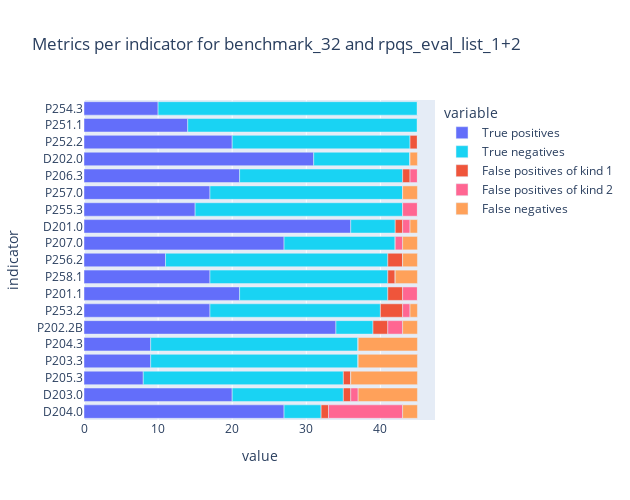
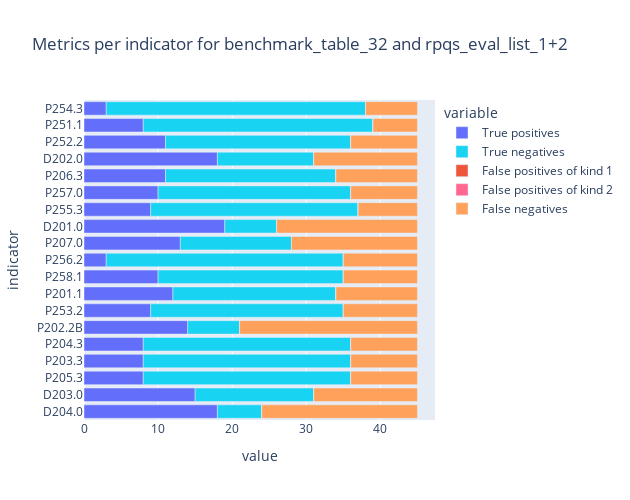

The code cell stored with these charts, in order, in its notebook:
### Markdown cell above
Plot the number of true positives (TP), true negatives (TN), false positives of kind 1 (FP1) and 2 (FP2) and false negatives (FN)

### Code cell
# Choose the PDF set used in the calculation of metrics per indicator
pdf_list_file = 'rpqs_eval_list_1+2.csv'
# Choose which benchmark versions the metrics should be calculated for
benchmark_list = ["benchmark_32", "benchmark_table_32"]
# Choose the benchmark version fixing indicator order (descending accuracy)
indic_order = "benchmark_32"

# Fix indicator order by accuracy
indic_order_list = (df_per_ind
                    .query("benchmark_version==@indic_order")
                    .query("pdf_list_file==@pdf_list_file") 
                    .sort_values(by="accuracy_vs_pdf", ascending=True) 
                    ["indicator"].to_list()
                    )

for benchmark_version in benchmark_list:
    # Select data to plot
    data_to_plot = df_per_ind[df_per_ind["pdf_list_file"]==pdf_list_file]
    data_to_plot = data_to_plot[data_to_plot["benchmark_version"]==benchmark_version]

    # Order indicator by accuracy
    data_to_plot = data_to_plot.copy()
    data_to_plot['indicator'] = pd.Categorical(data_to_plot['indicator'], categories=indic_order_list, ordered=True)
    data_to_plot = data_to_plot.sort_values("indicator")

    # Rename columns
    new_names_dict = {
        "tp_nb_vs_pdf": "True positives", 
        "tn_nb_vs_pdf": "True negatives", 
        "fp1_nb_vs_pdf": "False positives of kind 1", 
        "fp2_nb_vs_pdf" : "False positives of kind 2", 
        "fn_nb_vs_pdf": "False negatives"
    }
    data_to_plot = data_to_plot.rename(columns=new_names_dict)

    # Plot
    cols_to_show = list(new_names_dict.values())
    fig = px.bar(data_to_plot, 
                    y="indicator", 
                    x=cols_to_show,  
                    category_orders={"variable": cols_to_show},
                    #color_discrete_sequence=[px.colors.qualitative.G10[i] for i in [0, 5, 1, 2, 4]],
                    color_discrete_sequence=[px.colors.qualitative.Plotly[i] for i in [0, 5, 1, 6, 4]],
                    height=500,
                    width=630,
                    title=f"Metrics per indicator for {benchmark_version} and {pdf_list_file.removesuffix(".csv")}"
                    )

    fig.show()

### Figure 1 — Plotly figure (JSON) as saved in the notebook; plotly's stock layout.template omitted (floating-point values rounded to 4 significant figures)
{"data": [{"alignmentgroup": "True", "hovertemplate": "variable=True positives<br>value=%{x}<br>indicator=%{y}<extra></extra>", "legendgroup": "True positives", "marker": {"color": "#636EFA", "pattern": {"shape": ""}}, "name": "True positives", "offsetgroup": "True positives", "orientation": "h", "showlegend": true, "textposition": "auto", "type": "bar", "x": [27, 20, 8, 9, 9, 34, 17, 21, 17, 11, 27, 36, 15, 17, 21, 31, 20, 14, 10], "xaxis": "x", "y": ["D204.0", "D203.0", "P205.3", "P203.3", "P204.3", "P202.2B", "P253.2", "P201.1", "P258.1", "P256.2", "P207.0", "D201.0", "P255.3", "P257.0", "P206.3", "D202.0", "P252.2", "P251.1", "P254.3"], "yaxis": "y"}, {"alignmentgroup": "True", "hovertemplate": "variable=True negatives<br>value=%{x}<br>indicator=%{y}<extra></extra>", "legendgroup": "True negatives", "marker": {"color": "#19D3F3", "pattern": {"shape": ""}}, "name": "True negatives", "offsetgroup": "True negatives", "orientation": "h", "showlegend": true, "textposition": "auto", "type": "bar", "x": [5, 15, 27, 28, 28, 5, 23, 20, 24, 30, 15, 6, 28, 26, 22, 13, 24, 31, 35], "xaxis": "x", "y": ["D204.0", "D203.0", "P205.3", "P203.3", "P204.3", "P202.2B", "P253.2", "P201.1", "P258.1", "P256.2", "P207.0", "D201.0", "P255.3", "P257.0", "P206.3", "D202.0", "P252.2", "P251.1", "P254.3"], "yaxis": "y"}, {"alignmentgroup": "True", "hovertemplate": "variable=False positives of kind 1<br>value=%{x}<br>indicator=%{y}<extra></extra>", "legendgroup": "False positives of kind 1", "marker": {"color": "#EF553B", "pattern": {"shape": ""}}, "name": "False positives of kind 1", "offsetgroup": "False positives of kind 1", "orientation": "h", "showlegend": true, "textposition": "auto", "type": "bar", "x": [1, 1, 1, 0, 0, 2, 3, 2, 1, 2, 0, 1, 0, 0, 1, 0, 1, 0, 0], "xaxis": "x", "y": ["D204.0", "D203.0", "P205.3", "P203.3", "P204.3", "P202.2B", "P253.2", "P201.1", "P258.1", "P256.2", "P207.0", "D201.0", "P255.3", "P257.0", "P206.3", "D202.0", "P252.2", "P251.1", "P254.3"], "yaxis": "y"}, {"alignmentgroup": "True", "hovertemplate": "variable=False positives of kind 2<br>value=%{x}<br>indicator=%{y}<extra></extra>", "legendgroup": "False positives of kind 2", "marker": {"color": "#FF6692", "pattern": {"shape": ""}}, "name": "False positives of kind 2", "offsetgroup": "False positives of kind 2", "orientation": "h", "showlegend": true, "textposition": "auto", "type": "bar", "x": [10, 1, 0, 0, 0, 2, 1, 2, 0, 0, 1, 1, 2, 0, 1, 0, 0, 0, 0], "xaxis": "x", "y": ["D204.0", "D203.0", "P205.3", "P203.3", "P204.3", "P202.2B", "P253.2", "P201.1", "P258.1", "P256.2", "P207.0", "D201.0", "P255.3", "P257.0", "P206.3", "D202.0", "P252.2", "P251.1", "P254.3"], "yaxis": "y"}, {"alignmentgroup": "True", "hovertemplate": "variable=False negatives<br>value=%{x}<br>indicator=%{y}<extra></extra>", "legendgroup": "False negatives", "marker": {"color": "#FFA15A", "pattern": {"shape": ""}}, "name": "False negatives", "offsetgroup": "False negatives", "orientation": "h", "showlegend": true, "textposition": "auto", "type": "bar", "x": [2, 8, 9, 8, 8, 2, 1, 0, 3, 2, 2, 1, 0, 2, 0, 1, 0, 0, 0], "xaxis": "x", "y": ["D204.0", "D203.0", "P205.3", "P203.3", "P204.3", "P202.2B", "P253.2", "P201.1", "P258.1", "P256.2", "P207.0", "D201.0", "P255.3", "P257.0", "P206.3", "D202.0", "P252.2", "P251.1", "P254.3"], "yaxis": "y"}], "layout": {"barmode": "relative", "height": 500, "legend": {"title": {"text": "variable"}, "tracegroupgap": 0}, "title": {"text": "Metrics per indicator for benchmark_32 and rpqs_eval_list_1+2"}, "width": 630, "xaxis": {"anchor": "y", "domain": [0, 1], "title": {"text": "value"}}, "yaxis": {"anchor": "x", "domain": [0, 1], "title": {"text": "indicator"}}}}

### Figure 2 — Plotly figure (JSON) as saved in the notebook; plotly's stock layout.template omitted (floating-point values rounded to 4 significant figures)
{"data": [{"alignmentgroup": "True", "hovertemplate": "variable=True positives<br>value=%{x}<br>indicator=%{y}<extra></extra>", "legendgroup": "True positives", "marker": {"color": "#636EFA", "pattern": {"shape": ""}}, "name": "True positives", "offsetgroup": "True positives", "orientation": "h", "showlegend": true, "textposition": "auto", "type": "bar", "x": [18, 15, 8, 8, 8, 14, 9, 12, 10, 3, 13, 19, 9, 10, 11, 18, 11, 8, 3], "xaxis": "x", "y": ["D204.0", "D203.0", "P205.3", "P203.3", "P204.3", "P202.2B", "P253.2", "P201.1", "P258.1", "P256.2", "P207.0", "D201.0", "P255.3", "P257.0", "P206.3", "D202.0", "P252.2", "P251.1", "P254.3"], "yaxis": "y"}, {"alignmentgroup": "True", "hovertemplate": "variable=True negatives<br>value=%{x}<br>indicator=%{y}<extra></extra>", "legendgroup": "True negatives", "marker": {"color": "#19D3F3", "pattern": {"shape": ""}}, "name": "True negatives", "offsetgroup": "True negatives", "orientation": "h", "showlegend": true, "textposition": "auto", "type": "bar", "x": [6, 16, 28, 28, 28, 7, 26, 22, 25, 32, 15, 7, 28, 26, 23, 13, 25, 31, 35], "xaxis": "x", "y": ["D204.0", "D203.0", "P205.3", "P203.3", "P204.3", "P202.2B", "P253.2", "P201.1", "P258.1", "P256.2", "P207.0", "D201.0", "P255.3", "P257.0", "P206.3", "D202.0", "P252.2", "P251.1", "P254.3"], "yaxis": "y"}, {"alignmentgroup": "True", "hovertemplate": "variable=False positives of kind 1<br>value=%{x}<br>indicator=%{y}<extra></extra>", "legendgroup": "False positives of kind 1", "marker": {"color": "#EF553B", "pattern": {"shape": ""}}, "name": "False positives of kind 1", "offsetgroup": "False positives of kind 1", "orientation": "h", "showlegend": true, "textposition": "auto", "type": "bar", "x": [0, 0, 0, 0, 0, 0, 0, 0, 0, 0, 0, 0, 0, 0, 0, 0, 0, 0, 0], "xaxis": "x", "y": ["D204.0", "D203.0", "P205.3", "P203.3", "P204.3", "P202.2B", "P253.2", "P201.1", "P258.1", "P256.2", "P207.0", "D201.0", "P255.3", "P257.0", "P206.3", "D202.0", "P252.2", "P251.1", "P254.3"], "yaxis": "y"}, {"alignmentgroup": "True", "hovertemplate": "variable=False positives of kind 2<br>value=%{x}<br>indicator=%{y}<extra></extra>", "legendgroup": "False positives of kind 2", "marker": {"color": "#FF6692", "pattern": {"shape": ""}}, "name": "False positives of kind 2", "offsetgroup": "False positives of kind 2", "orientation": "h", "showlegend": true, "textposition": "auto", "type": "bar", "x": [0, 0, 0, 0, 0, 0, 0, 0, 0, 0, 0, 0, 0, 0, 0, 0, 0, 0, 0], "xaxis": "x", "y": ["D204.0", "D203.0", "P205.3", "P203.3", "P204.3", "P202.2B", "P253.2", "P201.1", "P258.1", "P256.2", "P207.0", "D201.0", "P255.3", "P257.0", "P206.3", "D202.0", "P252.2", "P251.1", "P254.3"], "yaxis": "y"}, {"alignmentgroup": "True", "hovertemplate": "variable=False negatives<br>value=%{x}<br>indicator=%{y}<extra></extra>", "legendgroup": "False negatives", "marker": {"color": "#FFA15A", "pattern": {"shape": ""}}, "name": "False negatives", "offsetgroup": "False negatives", "orientation": "h", "showlegend": true, "textposition": "auto", "type": "bar", "x": [21, 14, 9, 9, 9, 24, 10, 11, 10, 10, 17, 19, 8, 9, 11, 14, 9, 6, 7], "xaxis": "x", "y": ["D204.0", "D203.0", "P205.3", "P203.3", "P204.3", "P202.2B", "P253.2", "P201.1", "P258.1", "P256.2", "P207.0", "D201.0", "P255.3", "P257.0", "P206.3", "D202.0", "P252.2", "P251.1", "P254.3"], "yaxis": "y"}], "layout": {"barmode": "relative", "height": 500, "legend": {"title": {"text": "variable"}, "tracegroupgap": 0}, "title": {"text": "Metrics per indicator for benchmark_table_32 and rpqs_eval_list_1+2"}, "width": 630, "xaxis": {"anchor": "y", "domain": [0, 1], "title": {"text": "value"}}, "yaxis": {"anchor": "x", "domain": [0, 1], "title": {"text": "indicator"}}}}
